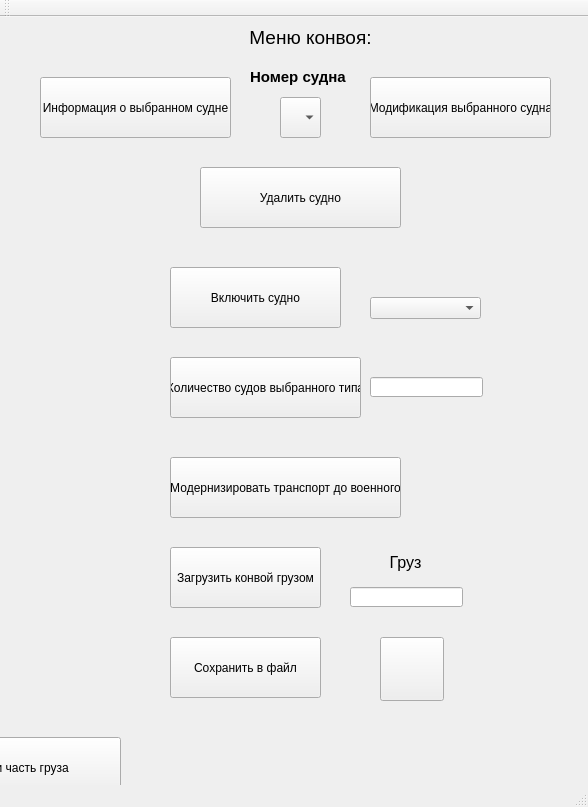
<?xml version="1.0" encoding="UTF-8"?>
<ui version="4.0">
 <class>ConvoyMenu</class>
 <widget class="QMainWindow" name="ConvoyMenu">
  <property name="geometry">
   <rect>
    <x>0</x>
    <y>0</y>
    <width>588</width>
    <height>807</height>
   </rect>
  </property>
  <property name="windowTitle">
   <string>ConvoyMenu</string>
  </property>
  <property name="styleSheet">
   <string notr="true"/>
  </property>
  <widget class="QWidget" name="centralWidget">
   <widget class="QLabel" name="label">
    <property name="geometry">
     <rect>
      <x>200</x>
      <y>0</y>
      <width>221</width>
      <height>41</height>
     </rect>
    </property>
    <property name="text">
     <string>&lt;html&gt;&lt;head/&gt;&lt;body&gt;&lt;p align=&quot;center&quot;&gt;&lt;span style=&quot; font-size:14pt;&quot;&gt;Меню конвоя:&lt;/span&gt;&lt;/p&gt;&lt;/body&gt;&lt;/html&gt;</string>
    </property>
   </widget>
   <widget class="QPushButton" name="pushButton">
    <property name="geometry">
     <rect>
      <x>40</x>
      <y>60</y>
      <width>191</width>
      <height>61</height>
     </rect>
    </property>
    <property name="text">
     <string>Информация о выбранном судне</string>
    </property>
   </widget>
   <widget class="QPushButton" name="pushButton_2">
    <property name="geometry">
     <rect>
      <x>370</x>
      <y>60</y>
      <width>181</width>
      <height>61</height>
     </rect>
    </property>
    <property name="text">
     <string>Модификация выбранного судна</string>
    </property>
   </widget>
   <widget class="QPushButton" name="pushButton_3">
    <property name="geometry">
     <rect>
      <x>170</x>
      <y>340</y>
      <width>191</width>
      <height>61</height>
     </rect>
    </property>
    <property name="text">
     <string>Количество судов выбранного типа</string>
    </property>
   </widget>
   <widget class="QPushButton" name="pushButton_4">
    <property name="geometry">
     <rect>
      <x>170</x>
      <y>440</y>
      <width>231</width>
      <height>61</height>
     </rect>
    </property>
    <property name="text">
     <string>Модернизировать транспорт до военного</string>
    </property>
   </widget>
   <widget class="QPushButton" name="pushButton_5">
    <property name="geometry">
     <rect>
      <x>170</x>
      <y>530</y>
      <width>151</width>
      <height>61</height>
     </rect>
    </property>
    <property name="text">
     <string>Загрузить конвой грузом</string>
    </property>
   </widget>
   <widget class="QPushButton" name="pushButton_6">
    <property name="geometry">
     <rect>
      <x>-110</x>
      <y>720</y>
      <width>231</width>
      <height>61</height>
     </rect>
    </property>
    <property name="text">
     <string>Перенести часть груза</string>
    </property>
   </widget>
   <widget class="QComboBox" name="comboBox">
    <property name="geometry">
     <rect>
      <x>280</x>
      <y>80</y>
      <width>41</width>
      <height>41</height>
     </rect>
    </property>
    <property name="styleSheet">
     <string notr="true">font: 10pt &quot;MS Shell Dlg 2&quot;;</string>
    </property>
   </widget>
   <widget class="QLabel" name="label_2">
    <property name="geometry">
     <rect>
      <x>250</x>
      <y>50</y>
      <width>111</width>
      <height>20</height>
     </rect>
    </property>
    <property name="text">
     <string>&lt;html&gt;&lt;head/&gt;&lt;body&gt;&lt;p&gt;&lt;span style=&quot; font-size:11pt; font-weight:600;&quot;&gt;Номер судна&lt;/span&gt;&lt;/p&gt;&lt;/body&gt;&lt;/html&gt;</string>
    </property>
   </widget>
   <widget class="QComboBox" name="comboBox_2">
    <property name="geometry">
     <rect>
      <x>370</x>
      <y>280</y>
      <width>111</width>
      <height>22</height>
     </rect>
    </property>
   </widget>
   <widget class="QLineEdit" name="lineEdit">
    <property name="geometry">
     <rect>
      <x>370</x>
      <y>360</y>
      <width>113</width>
      <height>20</height>
     </rect>
    </property>
    <property name="readOnly">
     <bool>true</bool>
    </property>
   </widget>
   <widget class="QLineEdit" name="lineEdit_2">
    <property name="geometry">
     <rect>
      <x>350</x>
      <y>570</y>
      <width>113</width>
      <height>20</height>
     </rect>
    </property>
   </widget>
   <widget class="QLabel" name="label_3">
    <property name="geometry">
     <rect>
      <x>350</x>
      <y>530</y>
      <width>111</width>
      <height>31</height>
     </rect>
    </property>
    <property name="text">
     <string>&lt;html&gt;&lt;head/&gt;&lt;body&gt;&lt;p align=&quot;center&quot;&gt;&lt;span style=&quot; font-size:12pt;&quot;&gt;Груз&lt;/span&gt;&lt;/p&gt;&lt;/body&gt;&lt;/html&gt;</string>
    </property>
   </widget>
   <widget class="QPushButton" name="pushButton_7">
    <property name="geometry">
     <rect>
      <x>170</x>
      <y>250</y>
      <width>171</width>
      <height>61</height>
     </rect>
    </property>
    <property name="text">
     <string>Включить судно</string>
    </property>
   </widget>
   <widget class="QPushButton" name="pushButton_8">
    <property name="geometry">
     <rect>
      <x>170</x>
      <y>620</y>
      <width>151</width>
      <height>61</height>
     </rect>
    </property>
    <property name="text">
     <string>Сохранить в файл</string>
    </property>
   </widget>
   <widget class="QPushButton" name="pushButton_9">
    <property name="geometry">
     <rect>
      <x>380</x>
      <y>620</y>
      <width>64</width>
      <height>64</height>
     </rect>
    </property>
    <property name="styleSheet">
     <string notr="true">background-image: url(:/QtGui/Start.jpg);</string>
    </property>
    <property name="text">
     <string/>
    </property>
   </widget>
   <widget class="QPushButton" name="pushButton_10">
    <property name="geometry">
     <rect>
      <x>200</x>
      <y>150</y>
      <width>201</width>
      <height>61</height>
     </rect>
    </property>
    <property name="text">
     <string>Удалить судно</string>
    </property>
   </widget>
  </widget>
  <widget class="QMenuBar" name="menuBar">
   <property name="geometry">
    <rect>
     <x>0</x>
     <y>0</y>
     <width>588</width>
     <height>21</height>
    </rect>
   </property>
  </widget>
  <widget class="QToolBar" name="mainToolBar">
   <attribute name="toolBarArea">
    <enum>TopToolBarArea</enum>
   </attribute>
   <attribute name="toolBarBreak">
    <bool>false</bool>
   </attribute>
  </widget>
  <widget class="QStatusBar" name="statusBar"/>
 </widget>
 <layoutdefault spacing="6" margin="11"/>
 <resources>
  <include location="QtGui.qrc"/>
 </resources>
 <connections/>
</ui>
